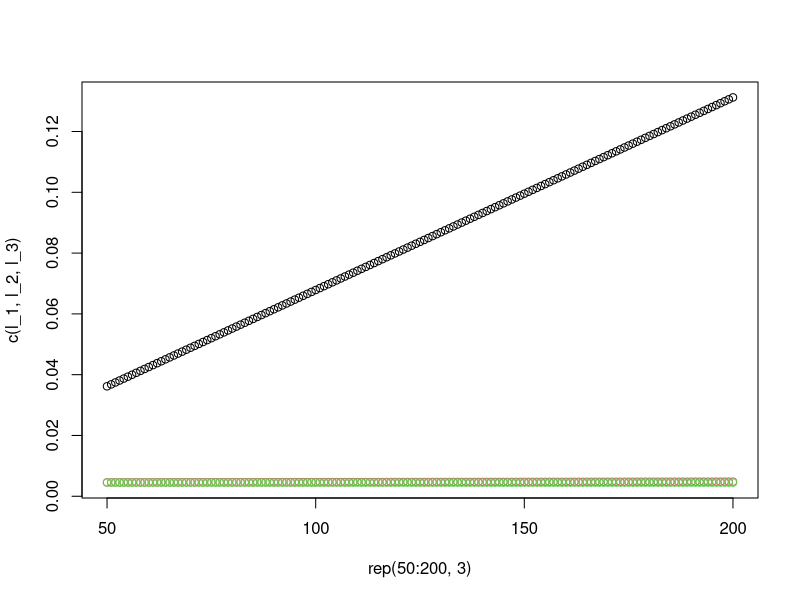
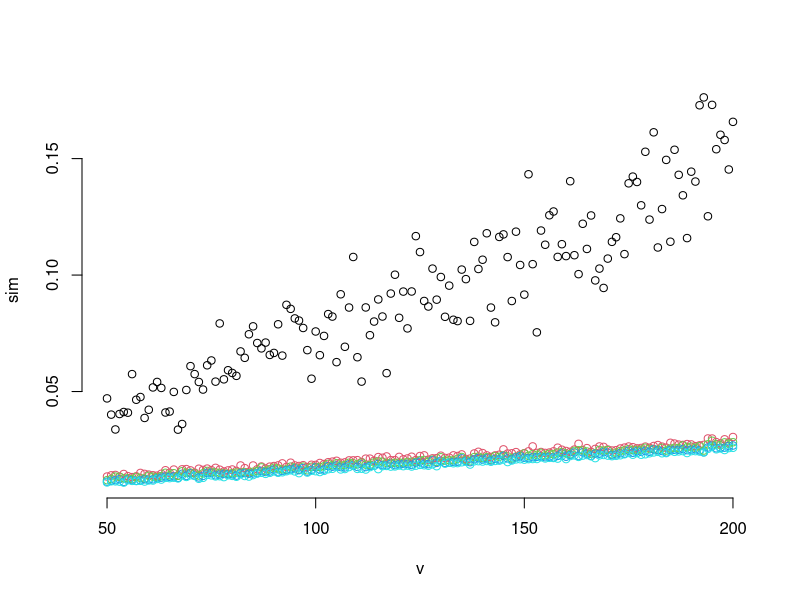

These charts were generated, in order, by the following R code: (Note: a time limit stopped this script after it produced the figures.)
b<-1
s_b<-.01
s_f<-0.000158
s_e<-0.0045
n<-80
k<-4
N<-100

l_1<-c()
l_2<-c()
l_3<-c()

for(p in 50:200){
l_1<-c(l_1,(s_f*p*(b*b*k+s_b))+s_e)
l_2<-c(l_2,(s_f*p*s_b)+s_e)
l_3<-c(l_3,s_e)
}

plot(rep(50:200,3),c(l_1,l_2,l_3),col=c(rep(1,151),rep(2,151),rep(3,151)))


#R=LF'+e
R<-function(){
  resultado<-c()
  for(p in 50:200){
    L<-matrix(rnorm(p*k,b,sqrt(s_b)),p,k)
    F_<-matrix(rnorm(n*k,0,sqrt(s_f)),n,k)
    e<-matrix(rnorm(p*n,0,sqrt(s_e)),p,n)
    R<-L%*%t(F_)+e
    SIGMA<-R%*%t(R)/n
    resultado<-c(resultado,eigen(SIGMA)$values[1:5])
  }
  return(resultado)
}



sim<-R()
sim

v<-c()
for (i in 50:200) {
  v<-c(v,rep(i,5))
}
plot(v,sim,col=rep(1:5,151),frame.plot = F)



simulaciones<-function(N){
  simulaciones<-matrix(0,N,755)
  for(i in 1:N){
    simulaciones[i,]<-R()
  }
  return(simulaciones)
}

SIMULACIONES<-simulaciones(N)


v2<-c()
for (i in 50:200) {
  v2<-c(v2,rep(i,N*5))
}


tercer<-function(datos){
  quantile(datos,.75)
}
primer<-function(datos){
  quantile(datos,.25)
}


#prom<-colSums(SIMULACIONES)/2
promedio<-apply(SIMULACIONES, 2,mean)
primerquartil<-apply(SIMULACIONES, 2, tercer)
tercerquartil<-apply(SIMULACIONES,2,primer)

plot(v2,SIMULACIONES,xlab="p")
lines(v[which(1:length(v)%%5==1)],
      primerquartil[which(1:length(v)%%5==1)],
      col="red", lty = 2)
lines(v[which(1:length(v)%%5==1)],
      tercerquartil[which(1:length(v)%%5==1)],
      col="blue", lty =2)
lines(v[which(1:length(v)%%5==1)],
      promedio[which(1:length(v)%%5==1)],
      col="white",lty=2)
lines(50:200,l_1,col="green")
lines(50:200,l_2,col="green")
lines(50:200,l_3,col="green")

#plot(v,tercerquartil,col="blue")

legend(50, .2, legend=c("3q L1", "mean L1","1q L1","teoricos"),
       col=c("red", "white","blue","green"), lty=c(2,2,2,1), cex=0.8)
